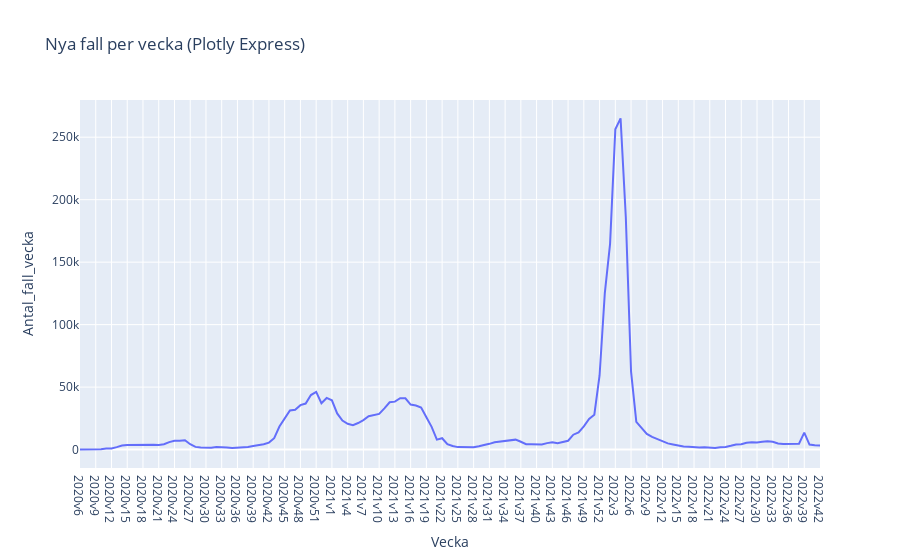

Here is the notebook cell this chart was saved with:
### Markdown cell above
## Uppgift 1
### d)
Rita en linjediagram som visar nya fall per vecka från 2020v6 till nu.

### Code cell
# Har svårt att formatera seaborn till att visa veckor på ett snyggt sätt..

# Seaborn

plt.figure(figsize=(15, 6))

sns.lineplot(x='Vecka', y='Antal_fall_vecka', data=covid_data)
plt.title('Nya Fall per Vecka (Seaborn)')
plt.xlabel('Vecka')
plt.ylabel('Nya Fall')

xticks = np.arange(0, len(covid_data['Vecka']), step=5)
plt.xticks(ticks=xticks, labels=covid_data['Vecka'][xticks], rotation=45)
plt.tight_layout
plt.show()

# Plotly Express

fig_px_new_cases = px.line(covid_data, x='Vecka', y='Antal_fall_vecka', title='Nya fall per vecka (Plotly Express)')
fig_px_new_cases.show()
fig_px.write_html("../Labb/Visualiseringar/Nya_fall_per_vecka_plotly.html")

### Figure 1 — Plotly figure (JSON) as saved in the notebook; plotly's stock layout.template omitted (floating-point values rounded to 4 significant figures; data arrays with more than 128 entries replaced by an {"elided": "..."} marker saying what was removed)
{"data": [{"hovertemplate": "Vecka=%{x}<br>Antal_fall_vecka=%{y}<extra></extra>", "legendgroup": "", "line": {"color": "#636efa", "dash": "solid"}, "marker": {"symbol": "circle"}, "mode": "lines", "name": "", "orientation": "v", "showlegend": false, "type": "scatter", "x": {"elided": "142 str values"}, "xaxis": "x", "y": {"elided": "142 int values"}, "yaxis": "y"}], "layout": {"legend": {"tracegroupgap": 0}, "title": {"text": "Nya fall per vecka (Plotly Express)"}, "xaxis": {"anchor": "y", "domain": [0, 1], "title": {"text": "Vecka"}}, "yaxis": {"anchor": "x", "domain": [0, 1], "title": {"text": "Antal_fall_vecka"}}}}
